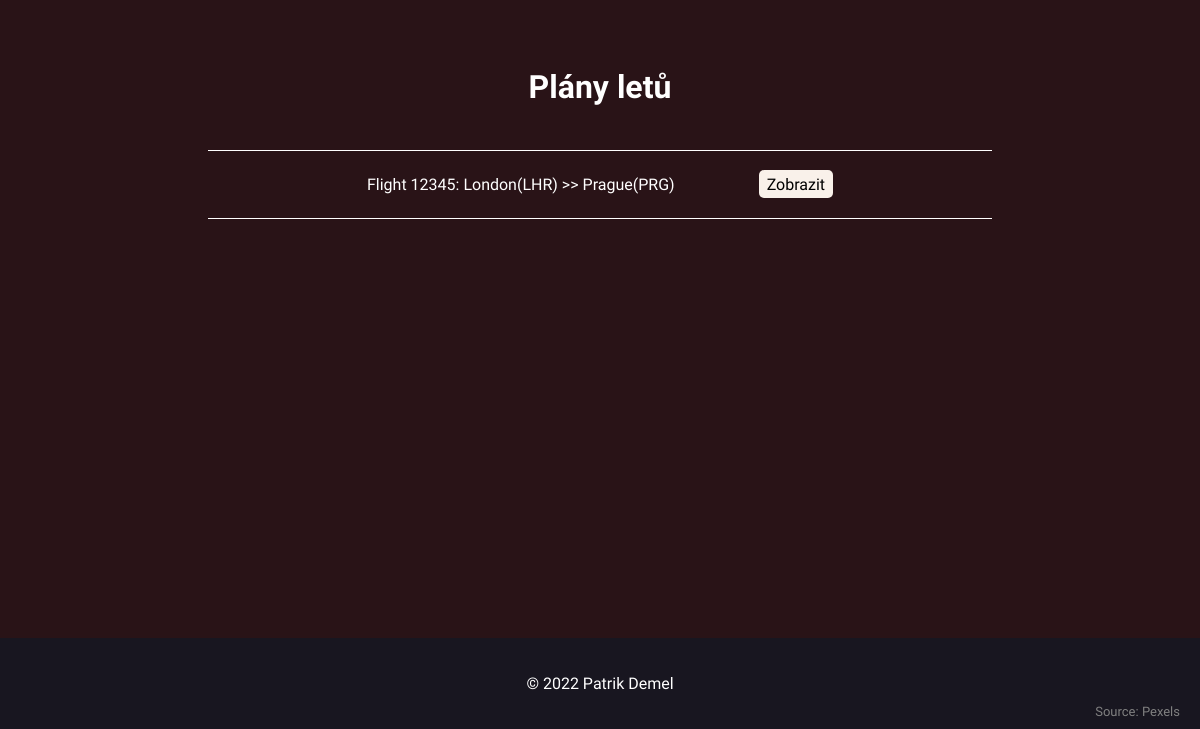
The page /web/ (lower part) on the database as committed earlier.
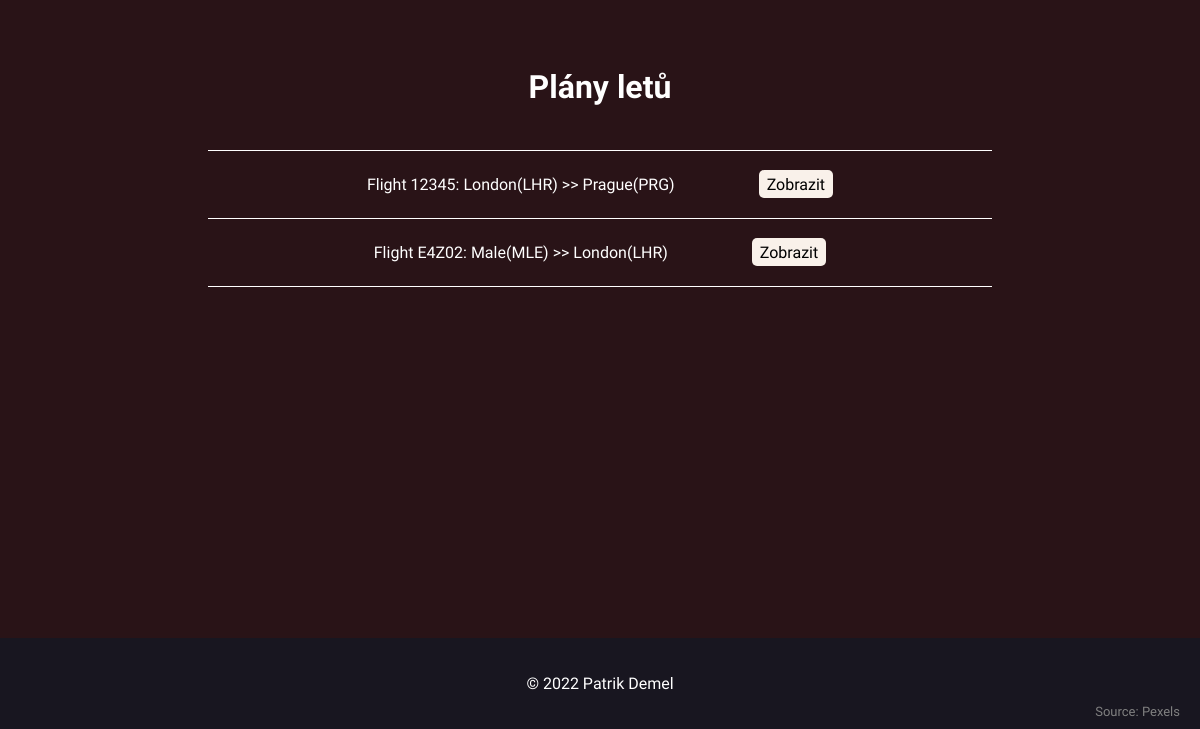
The same page on the database as committed later.
### web/models.py (models this page shows, shortened)
class Flights(models.Model):
    code = models.CharField(max_length=5, default="00000", primary_key=True)
    departure = models.ForeignKey(
        Airports, on_delete=models.CASCADE, related_name='departure')
    departure_date = models.DateTimeField(
        default=datetime.now, blank=True)
    arrival = models.ForeignKey(
        Airports, on_delete=models.CASCADE, related_name='arrival')
    arrival_date = models.DateTimeField(
        default=datetime.now, blank=True)

class Airports(models.Model):
    city = models.CharField(max_length=50)
    code = models.CharField(max_length=3)
    def __str__(self):
        return f'{self.city}({self.code})'

### web/views.py (the view)
# urls.py: path('', views.index, name='index'),
def index(request):
    return render(request, 'web/index.html', {
        'flights': Flights.objects.all(),
        'airports': Airports.objects.all()
    })

### web/templates/web/index.html (shortened to what this page needs)
{% extends "web/layout.html" %} {% block body %}
<section id="showcase">
  <div class="source">
    Source:
    <a
      href="https://www.pexels.com/photo/three-men-standing-near-waterfalls-2387873/"
      >Pexels</a
    >
  </div>
</section>
<section id="flights" class="bg-dark padA-2">
  <h2 class="heading-2 text-center">Plány letů</h2>
  <ul id="flights-list">
    {% for flight in flights%}
    <li class="flights-list-flight text-center">
      Flight {{flight.code}}: {{flight.departure}} >> {{flight.arrival}}
      <a href="{%url 'flight' flight.code %}" class="list-button bg-light"
        >Zobrazit</a
      >
    </li>
    {% empty %}
    <li class="flights-list-flight text-center">
      Nejsou žádné lety k dispozici
    </li>
    {% endfor %}
  </ul>
</section>
{% endblock %}

Rows that differ between the two databases and show on the page:
added Flights: code "E4Z02", departure "Male(MLE)", arrival "London(LHR)"
